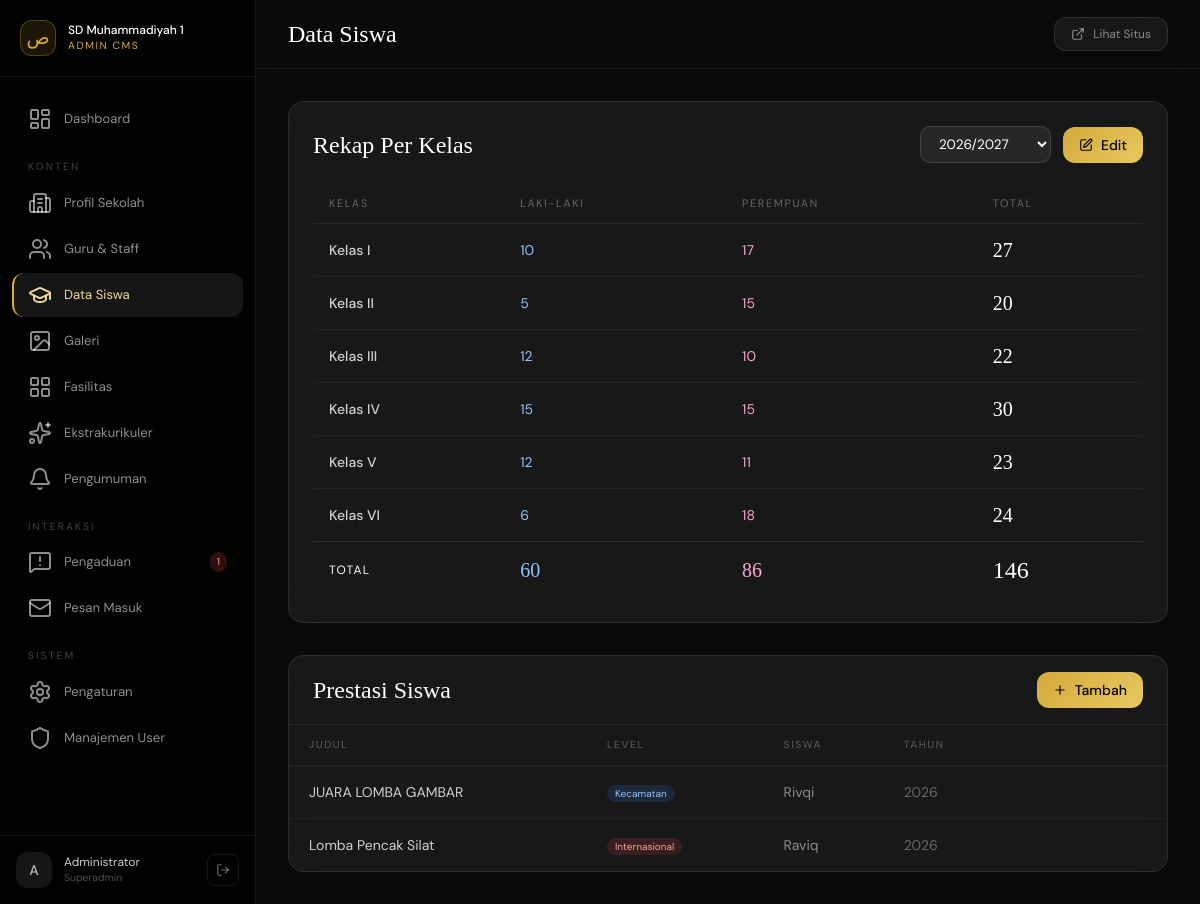
/admin/pages/students.php (signed in), run on the app's committed database.
### tables this page shows
CREATE TABLE `student_achievements`  (
  `id` int(10) UNSIGNED NOT NULL AUTO_INCREMENT,
  `title` varchar(255) NOT NULL,
  `description` text NULL,
  `level` enum('sekolah','kecamatan','kabupaten','provinsi','nasional','internasional') NULL DEFAULT 'sekolah',
  `year` year NULL DEFAULT NULL,
  `student_name` varchar(150) NULL DEFAULT NULL,
  `grade` varchar(20) NULL DEFAULT NULL,
  `photo` varchar(255) NULL DEFAULT NULL,
  `created_at` timestamp(0) NOT NULL DEFAULT current_timestamp(0),
  PRIMARY KEY (`id`) USING BTREE
);

### includes/config.php (called while the page is built, shortened)
<?php
class Database {
    private static ?PDO $instance = null;
    public static function getInstance(): PDO {
        if (self::$instance === null) {
            $dsn = sprintf('mysql:host=%s;port=%s;dbname=%s;charset=%s',
                DB_HOST, DB_PORT, DB_NAME, DB_CHARSET);
            try {
                self::$instance = new PDO($dsn, DB_USER, DB_PASS, [
                    PDO::ATTR_ERRMODE            => PDO::ERRMODE_EXCEPTION,
                    PDO::ATTR_DEFAULT_FETCH_MODE => PDO::FETCH_ASSOC,
                    PDO::ATTR_EMULATE_PREPARES   => false,
                    PDO::MYSQL_ATTR_INIT_COMMAND => "SET NAMES utf8mb4 COLLATE utf8mb4_unicode_ci",
                ]);
            } catch (PDOException $e) {
                if (APP_ENV === 'development') {
                    die('<pre style="color:red">DB Error: ' . $e->getMessage() . '</pre>');
                }
                die('Service temporarily unavailable. Please try again later.');
            }
        }
        return self::$instance;
    }
}
function db(): PDO { return Database::getInstance(); }
function e(string $str): string {
    return htmlspecialchars($str, ENT_QUOTES | ENT_HTML5, 'UTF-8');
}

### admin/pages/students.php (the view, shortened to what this page needs)
<?php
try {
    $years=db()->query("SELECT DISTINCT academic_year FROM student_stats ORDER BY academic_year DESC")->fetchAll(PDO::FETCH_COLUMN);
    $selYear=$_GET['year']??($years[0]??date('Y').'/'.(date('Y')+1));
    $statsRows=db()->prepare("SELECT grade,gender,count FROM student_stats WHERE academic_year=? ORDER BY grade,gender");
    $statsRows->execute([$selYear]);$statsArr=[];
    foreach($statsRows->fetchAll() as $r) $statsArr[$r['grade']][$r['gender']]=$r['count'];
    $achievements=db()->query("SELECT * FROM student_achievements ORDER BY year DESC LIMIT 20")->fetchAll();
} catch(Exception $e){$years=[];$statsArr=[];$achievements=[];$selYear=date('Y').'/'.(date('Y')+1);}
require_once __DIR__ . '/../includes/admin_head.php';
?>
<div class="space-y-8">
<div class="glass rounded-2xl p-6">
  <div class="flex items-center justify-between mb-5">
    <h2 class="font-display text-2xl text-white font-light">Rekap Per Kelas</h2>
    <div class="flex items-center gap-3">
      <select id="year-select" class="input-g" style="width:auto;padding:8px 14px" onchange="location='?year='+this.value">
        <?php foreach($years as $y): ?><option value="<?=e($y)?>" <?=$selYear===$y?'selected':''?>><?=e($y)?></option><?php endforeach; ?>
      </select>
      <button onclick="openStatsModal()" class="flex items-center gap-2 px-4 py-2 rounded-xl text-sm text-black font-medium" style="background:linear-gradient(135deg,#d4aa3a,#e8c860)"><i data-lucide="edit" style="width:14px;height:14px"></i> Edit</button>
    </div>
  </div>
  <?php if(empty($statsArr)): ?>
  <div class="text-center py-8 text-white/30 text-sm">Belum ada data untuk tahun ini. Klik Edit untuk menambahkan.</div>
  <?php else: ?>
  <table class="w-full"><thead><tr style="border-bottom:1px solid rgba(255,255,255,.07)">
    <?php foreach(['Kelas','Laki-laki','Perempuan','Total'] as $h): ?><th class="px-4 py-3 text-left" style="font-size:.68rem;letter-spacing:.15em;text-transform:uppercase;color:rgba(255,255,255,.35);font-weight:400"><?=$h?></th><?php endforeach; ?>
  </tr></thead><tbody class="divide-y divide-white/[.05]">
  <?php $tL=0;$tP=0; foreach($statsArr as $g=>$gd):$l=$gd['L']??0;$p_=$gd['P']??0;$tL+=$l;$tP+=$p_; ?>
  <tr class="hover:bg-white/[.02] transition-colors">
    <td class="px-4 py-3 text-sm text-white/80 font-medium">Kelas <?=$g?></td>
    <td class="px-4 py-3 text-blue-300 text-sm"><?=$l?></td>
    <td class="px-4 py-3 text-pink-300 text-sm"><?=$p_?></td>
    <td class="px-4 py-3 font-display text-xl text-white font-light"><?=$l+$p_?></td>
  </tr>
  <?php endforeach; ?>
  </tbody><tfoot><tr style="border-top:1px solid rgba(255,255,255,.1)">
    <td class="px-4 py-3 text-gold-400 text-xs uppercase tracking-widest">Total</td>
    <td class="px-4 py-3 font-display text-xl text-blue-300 font-light"><?=$tL?></td>
    <td class="px-4 py-3 font-display text-xl text-pink-300 font-light"><?=$tP?></td>
    <td class="px-4 py-3 font-display text-2xl text-white font-light"><?=$tL+$tP?></td>
  </tr></tfoot></table>
  <?php endif; ?>
</div>
<div class="glass rounded-2xl overflow-hidden">
  <div class="flex items-center justify-between px-6 py-4 border-b border-white/[.07]">
    <h2 class="font-display text-2xl text-white font-light">Prestasi Siswa</h2>
    <button onclick="openAchModal()" class="flex items-center gap-2 px-4 py-2 rounded-xl text-sm text-black font-medium" style="background:linear-gradient(135deg,#d4aa3a,#e8c860)"><i data-lucide="plus" style="width:14px;height:14px"></i> Tambah</button>
  </div>
  <?php if(empty($achievements)): ?>
  <div class="p-12 text-center text-white/30 text-sm">Belum ada data prestasi.</div>
  <?php else: ?>
  <table class="w-full"><thead><tr style="border-bottom:1px solid rgba(255,255,255,.06)">
    <?php foreach(['Judul','Level','Siswa','Tahun',''] as $h): ?><th class="px-5 py-3 text-left" style="font-size:.65rem;letter-spacing:.15em;text-transform:uppercase;color:rgba(255,255,255,.3);font-weight:400"><?=$h?></th><?php endforeach; ?>
  </tr></thead>
  <tbody class="divide-y divide-white/[.04]">
  <?php
  $lc=['sekolah'=>'text-white/40 bg-white/5','kecamatan'=>'text-blue-300 bg-blue-500/15','kabupaten'=>'text-green-300 bg-green-500/15','provinsi'=>'text-yellow-300 bg-yellow-500/15','nasional'=>'text-orange-300 bg-orange-500/15','internasional'=>'text-red-300 bg-red-500/15'];
  foreach($achievements as $a): ?>
  <tr class="group hover:bg-white/[.02] transition-colors">
    <td class="px-5 py-3 text-sm text-white/80 max-w-xs truncate"><?=e($a['title'])?></td>
    <td class="px-5 py-3"><span class="text-[10px] px-2 py-0.5 rounded-full <?=$lc[$a['level']]??'text-white/40 bg-white/5'?>"><?=ucfirst($a['level'])?></span></td>
    <td class="px-5 py-3 text-sm text-white/50"><?=e($a['student_name']??'—')?></td>
    <td class="px-5 py-3 text-sm text-white/35"><?=e($a['year']??'—')?></td>
    <td class="px-5 py-3">
    </td>
  </tr>
  <?php endforeach; ?></tbody></table>
  <?php endif; ?>
</div>
</div>
</div></main></div></body></html>

### admin/includes/admin_head.php (style rules this page uses)
* { font-family:'DM Sans',sans-serif }
h1,h2,.font-display { font-family:'Cormorant Garamond',serif }
body { background:#0a0a0a;color:#fff }
.glass { background:rgba(255,255,255,.06);backdrop-filter:blur(16px);-webkit-backdrop-filter:blur(16px);border:1px solid rgba(255,255,255,.1) }
.input-g { background:rgba(255,255,255,.07);border:1px solid rgba(255,255,255,.12);color:#fff;border-radius:10px;padding:10px 14px;font-size:.85rem;width:100%;transition:all .25s }
.input-g::placeholder { color:rgba(255,255,255,.3) }
.input-g option { background:#1a1a1a }

### data on the page
student_achievements: title "JUARA LOMBA GAMBAR", level "Kecamatan", student_name "Rivqi", year "2026"
student_achievements: title "Lomba Pencak Silat", level "Internasional", student_name "Raviq", year "2026"

### other printed values
$label "Dashboard Profil Sekolah Guru & Staff Data Siswa Galeri Fasilitas Ekstrakurikuler Pengumuman Pengaduan Pesan Masuk Pengaturan Manajemen User"
$badge "1"
substr($_SESSION['admin_name'],0,1) "A"
$_SESSION['admin_name'] "Administrator"
$_SESSION['admin_role'] "Superadmin"
$pageTitle "Data Siswa"
$h "KELAS"
$h "LAKI-LAKI"
$h "PEREMPUAN"
$h "TOTAL"
$g "I"
$l "10"
$p_ "17"
$l+$p_ "27"
$g "II"
